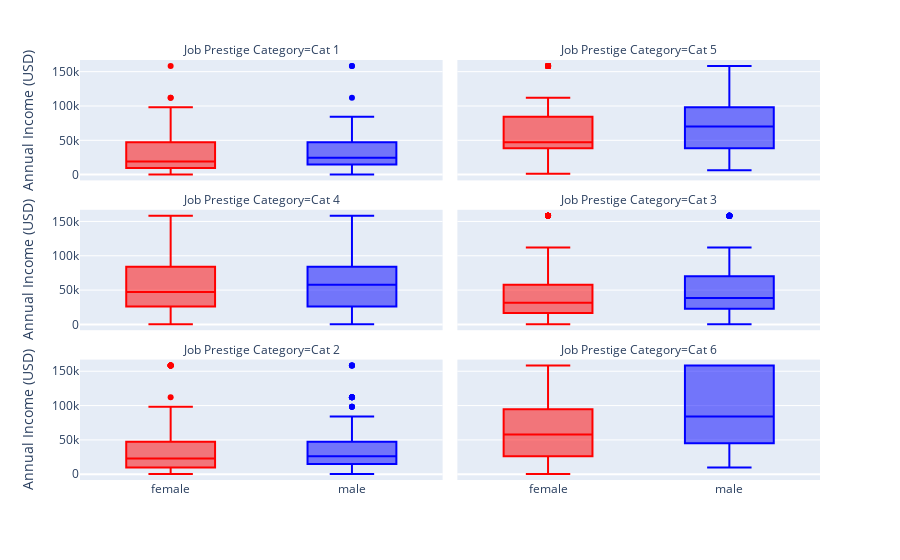

This figure's notebook cell:
### Markdown cell above
## Problem 6
Create a new dataframe that contains only `income`, `sex`, and `job_prestige`. Then create a new feature in this dataframe that breaks `job_prestige` into six categories with equally sized ranges. Finally, drop all rows with any missing values in this dataframe.

Then create a facet grid with three rows and two columns in which each cell contains an interactive box plot comparing the income distributions of men and women for each of these new categories. 

(If you want men to be represented by blue and women by red, you can include `color_discrete_map = {'male':'blue', 'female':'red'}` in your plotting function. Or use different colors if you want!) [15 points]

### Code cell
# Step 1: Create a new dataframe with only the needed columns
df6 = gss_clean[["income", "sex", "job_prestige"]].copy()

# Step 2: Break job_prestige into six equally sized ranges
df6["prestige_category"] = pd.cut(
    df6["job_prestige"],
    bins=6,
    labels=[f"Cat {i}" for i in range(1, 7)]
)

# Step 3: Drop rows with any missing values
df6 = df6.dropna()

# Step 4: Create facet grid of boxplots
fig = px.box(
    df6,
    x="sex",
    y="income",
    color="sex",
    facet_col="prestige_category",
    facet_col_wrap=2,   # 2 columns → 3 rows
    color_discrete_map={"male": "blue", "female": "red"},
    labels={
        "income": "Annual Income (USD)",
        "sex": "",
        "prestige_category": "Job Prestige Category"
    }
)

# Remove legends (since colors are obvious)
fig.update_layout(showlegend=False)

fig.show()

### Figure 1 — Plotly figure (JSON) as saved in the notebook; plotly's stock layout.template omitted (floating-point values rounded to 4 significant figures; data arrays with more than 128 entries replaced by an {"elided": "..."} marker saying what was removed)
{"data": [{"alignmentgroup": "True", "hovertemplate": "=%{x}<br>Job Prestige Category=Cat 1<br>Annual Income (USD)=%{y}<extra></extra>", "legendgroup": "female", "marker": {"color": "red"}, "name": "female", "notched": false, "offsetgroup": "female", "orientation": "v", "showlegend": true, "type": "box", "x": ["female", "female", "female", "female", "female", "female", "female", "female", "female", "female", "female", "female", "female", "female", "female", "female", "female", "female", "female", "female", "female", "female", "female", "female", "female", "female", "female", "female", "female", "female", "female", "female", "female", "female", "female", "female", "female", "female", "female", "female", "female", "female", "female", "female", "female", "female", "female", "female", "female", "female", "female", "female", "female", "female", "female", "female", "female", "female", "female", "female", "female", "female", "female", "female", "female", "female", "female", "female", "female", "female", "female", "female", "female", "female", "female", "female", "female", "female", "female", "female", "female", "female", "female", "female", "female", "female", "female", "female", "female", "female", "female", "female", "female", "female", "female", "female", "female", "female", "female", "female", "female", "female", "female", "female", "female", "female", "female", "female", "female", "female", "female", "female", "female", "female", "female", "female", "female", "female", "female", "female", "female", "female", "female", "female", "female"], "x0": " ", "xaxis": "x5", "y": [22780.0, 31540.0, 3856.0, 26290.0, 98140.0, 22780.0, 7886.0, 3856.0, 47320.0, 47320.0, 26290.0, 22780.0, 4556.0, 57830.0, 31540.0, 47320.0, 26290.0, 3154.0, 31540.0, 84120.0, 38560.0, 22780.0, 19280.0, 84120.0, 47320.0, 31540.0, 2454.0, 350.5, 57830.0, 47320.0, 3856.0, 47320.0, 158200.0, 13140.0, 9639.0, 112200.0, 70100.0, 7886.0, 47320.0, 14900.0, 19280.0, 5258.0, 70100.0, 9639.0, 350.5, 3856.0, 19280.0, 38560.0, 19280.0, 9639.0, 13140.0, 38560.0, 84120.0, 16650.0, 19280.0, 19280.0, 38560.0, 16650.0, 19280.0, 38560.0, 6309.0, 70100.0, 16650.0, 11390.0, 3154.0, 7886.0, 5258.0, 22780.0, 47320.0, 31540.0, 47320.0, 70100.0, 2454.0, 6309.0, 26290.0, 7886.0, 57830.0, 26290.0, 19280.0, 22780.0, 57830.0, 7886.0, 16650.0, 9639.0, 3154.0, 11390.0, 38560.0, 14900.0, 9639.0, 2454.0, 19280.0, 14900.0, 19280.0, 1402.0, 112200.0, 7886.0, 57830.0, 11390.0, 38560.0, 22780.0, 57830.0, 19280.0, 7886.0, 9639.0, 70100.0, 14900.0, 14900.0, 57830.0, 70100.0, 11390.0, 14900.0, 47320.0, 19280.0, 57830.0, 19280.0, 70100.0, 26290.0, 57830.0, 38560.0, 1402.0, 31540.0, 26290.0, 6309.0, 6309.0, 70100.0], "y0": " ", "yaxis": "y5"}, {"alignmentgroup": "True", "hovertemplate": "=%{x}<br>Job Prestige Category=Cat 5<br>Annual Income (USD)=%{y}<extra></extra>", "legendgroup": "female", "marker": {"color": "red"}, "name": "female", "notched": false, "offsetgroup": "female", "orientation": "v", "showlegend": false, "type": "box", "x": {"elided": "197 str values"}, "x0": " ", "xaxis": "x6", "y": {"elided": "197 float values"}, "y0": " ", "yaxis": "y6"}, {"alignmentgroup": "True", "hovertemplate": "=%{x}<br>Job Prestige Category=Cat 4<br>Annual Income (USD)=%{y}<extra></extra>", "legendgroup": "female", "marker": {"color": "red"}, "name": "female", "notched": false, "offsetgroup": "female", "orientation": "v", "showlegend": false, "type": "box", "x": {"elided": "169 str values"}, "x0": " ", "xaxis": "x3", "y": {"elided": "169 float values"}, "y0": " ", "yaxis": "y3"}, {"alignmentgroup": "True", "hovertemplate": "=%{x}<br>Job Prestige Category=Cat 3<br>Annual Income (USD)=%{y}<extra></extra>", "legendgroup": "female", "marker": {"color": "red"}, "name": "female", "notched": false, "offsetgroup": "female", "orientation": "v", "showlegend": false, "type": "box", "x": {"elided": "357 str values"}, "x0": " ", "xaxis": "x4", "y": {"elided": "357 float values"}, "y0": " ", "yaxis": "y4"}, {"alignmentgroup": "True", "hovertemplate": "=%{x}<br>Job Prestige Category=Cat 2<br>Annual Income (USD)=%{y}<extra></extra>", "legendgroup": "female", "marker": {"color": "red"}, "name": "female", "notched": false, "offsetgroup": "female", "orientation": "v", "showlegend": false, "type": "box", "x": {"elided": "234 str values"}, "x0": " ", "xaxis": "x", "y": {"elided": "234 float values"}, "y0": " ", "yaxis": "y"}, {"alignmentgroup": "True", "hovertemplate": "=%{x}<br>Job Prestige Category=Cat 6<br>Annual Income (USD)=%{y}<extra></extra>", "legendgroup": "female", "marker": {"color": "red"}, "name": "female", "notched": false, "offsetgroup": "female", "orientation": "v", "showlegend": false, "type": "box", "x": ["female", "female", "female", "female", "female", "female", "female", "female", "female", "female", "female", "female", "female", "female", "female", "female", "female", "female", "female", "female", "female", "female", "female", "female", "female", "female", "female", "female", "female", "female", "female", "female", "female", "female", "female", "female", "female", "female", "female"], "x0": " ", "xaxis": "x2", "y": [38560.0, 57830.0, 26290.0, 70100.0, 158200.0, 47320.0, 158200.0, 98140.0, 158200.0, 26290.0, 5258.0, 84120.0, 16650.0, 70100.0, 22780.0, 9639.0, 350.5, 22780.0, 84120.0, 70100.0, 158200.0, 158200.0, 22780.0, 84120.0, 47320.0, 7886.0, 31540.0, 112200.0, 158200.0, 70100.0, 57830.0, 158200.0, 84120.0, 57830.0, 47320.0, 26290.0, 112200.0, 57830.0, 57830.0], "y0": " ", "yaxis": "y2"}, {"alignmentgroup": "True", "hovertemplate": "=%{x}<br>Job Prestige Category=Cat 1<br>Annual Income (USD)=%{y}<extra></extra>", "legendgroup": "male", "marker": {"color": "blue"}, "name": "male", "notched": false, "offsetgroup": "male", "orientation": "v", "showlegend": true, "type": "box", "x": ["male", "male", "male", "male", "male", "male", "male", "male", "male", "male", "male", "male", "male", "male", "male", "male", "male", "male", "male", "male", "male", "male", "male", "male", "male", "male", "male", "male", "male", "male", "male", "male", "male", "male", "male", "male", "male", "male", "male", "male", "male", "male", "male", "male", "male", "male", "male", "male", "male", "male", "male", "male", "male", "male", "male", "male", "male", "male", "male", "male", "male", "male", "male", "male", "male", "male", "male", "male", "male", "male", "male", "male", "male", "male", "male", "male", "male", "male", "male", "male", "male", "male", "male", "male"], "x0": " ", "xaxis": "x5", "y": [47320.0, 158200.0, 47320.0, 47320.0, 47320.0, 57830.0, 7886.0, 38560.0, 16650.0, 38560.0, 22780.0, 13140.0, 6309.0, 31540.0, 31540.0, 7886.0, 47320.0, 47320.0, 158200.0, 9639.0, 38560.0, 19280.0, 38560.0, 22780.0, 57830.0, 38560.0, 47320.0, 7886.0, 7886.0, 26290.0, 14900.0, 14900.0, 16650.0, 70100.0, 38560.0, 19280.0, 1402.0, 38560.0, 9639.0, 9639.0, 84120.0, 22780.0, 70100.0, 47320.0, 57830.0, 16650.0, 26290.0, 47320.0, 70100.0, 38560.0, 38560.0, 70100.0, 13140.0, 31540.0, 38560.0, 16650.0, 19280.0, 26290.0, 47320.0, 31540.0, 19280.0, 47320.0, 1402.0, 9639.0, 22780.0, 22780.0, 7886.0, 22780.0, 112200.0, 9639.0, 11390.0, 7886.0, 6309.0, 47320.0, 31540.0, 14900.0, 19280.0, 19280.0, 350.5, 19280.0, 11390.0, 19280.0, 14900.0, 31540.0], "y0": " ", "yaxis": "y5"}, {"alignmentgroup": "True", "hovertemplate": "=%{x}<br>Job Prestige Category=Cat 5<br>Annual Income (USD)=%{y}<extra></extra>", "legendgroup": "male", "marker": {"color": "blue"}, "name": "male", "notched": false, "offsetgroup": "male", "orientation": "v", "showlegend": false, "type": "box", "x": {"elided": "148 str values"}, "x0": " ", "xaxis": "x6", "y": {"elided": "148 float values"}, "y0": " ", "yaxis": "y6"}, {"alignmentgroup": "True", "hovertemplate": "=%{x}<br>Job Prestige Category=Cat 4<br>Annual Income (USD)=%{y}<extra></extra>", "legendgroup": "male", "marker": {"color": "blue"}, "name": "male", "notched": false, "offsetgroup": "male", "orientation": "v", "showlegend": false, "type": "box", "x": {"elided": "162 str values"}, "x0": " ", "xaxis": "x3", "y": {"elided": "162 float values"}, "y0": " ", "yaxis": "y3"}, {"alignmentgroup": "True", "hovertemplate": "=%{x}<br>Job Prestige Category=Cat 3<br>Annual Income (USD)=%{y}<extra></extra>", "legendgroup": "male", "marker": {"color": "blue"}, "name": "male", "notched": false, "offsetgroup": "male", "orientation": "v", "showlegend": false, "type": "box", "x": {"elided": "269 str values"}, "x0": " ", "xaxis": "x4", "y": {"elided": "269 float values"}, "y0": " ", "yaxis": "y4"}, {"alignmentgroup": "True", "hovertemplate": "=%{x}<br>Job Prestige Category=Cat 2<br>Annual Income (USD)=%{y}<extra></extra>", "legendgroup": "male", "marker": {"color": "blue"}, "name": "male", "notched": false, "offsetgroup": "male", "orientation": "v", "showlegend": false, "type": "box", "x": {"elided": "238 str values"}, "x0": " ", "xaxis": "x", "y": {"elided": "238 float values"}, "y0": " ", "yaxis": "y"}, {"alignmentgroup": "True", "hovertemplate": "=%{x}<br>Job Prestige Category=Cat 6<br>Annual Income (USD)=%{y}<extra></extra>", "legendgroup": "male", "marker": {"color": "blue"}, "name": "male", "notched": false, "offsetgroup": "male", "orientation": "v", "showlegend": false, "type": "box", "x": ["male", "male", "male", "male", "male", "male", "male", "male", "male", "male", "male", "male", "male", "male", "male", "male", "male", "male", "male", "male", "male", "male", "male", "male", "male", "male", "male", "male", "male", "male", "male", "male", "male", "male", "male", "male", "male", "male", "male", "male", "male", "male", "male", "male", "male", "male", "male", "male", "male", "male", "male", "male", "male"], "x0": " ", "xaxis": "x2", "y": [112200.0, 84120.0, 31540.0, 70100.0, 158200.0, 158200.0, 158200.0, 84120.0, 158200.0, 38560.0, 158200.0, 57830.0, 158200.0, 57830.0, 158200.0, 158200.0, 38560.0, 19280.0, 57830.0, 57830.0, 70100.0, 22780.0, 31540.0, 84120.0, 84120.0, 84120.0, 158200.0, 26290.0, 158200.0, 158200.0, 57830.0, 112200.0, 19280.0, 84120.0, 47320.0, 38560.0, 9639.0, 158200.0, 84120.0, 98140.0, 57830.0, 38560.0, 47320.0, 31540.0, 84120.0, 98140.0, 158200.0, 31540.0, 158200.0, 47320.0, 57830.0, 70100.0, 112200.0], "y0": " ", "yaxis": "y2"}], "layout": {"annotations": [{"font": {}, "showarrow": false, "text": "Job Prestige Category=Cat 2", "x": 0.245, "xanchor": "center", "xref": "paper", "y": 0.2867, "yanchor": "bottom", "yref": "paper"}, {"font": {}, "showarrow": false, "text": "Job Prestige Category=Cat 6", "x": 0.755, "xanchor": "center", "xref": "paper", "y": 0.2867, "yanchor": "bottom", "yref": "paper"}, {"font": {}, "showarrow": false, "text": "Job Prestige Category=Cat 4", "x": 0.245, "xanchor": "center", "xref": "paper", "y": 0.6433, "yanchor": "bottom", "yref": "paper"}, {"font": {}, "showarrow": false, "text": "Job Prestige Category=Cat 3", "x": 0.755, "xanchor": "center", "xref": "paper", "y": 0.6433, "yanchor": "bottom", "yref": "paper"}, {"font": {}, "showarrow": false, "text": "Job Prestige Category=Cat 1", "x": 0.245, "xanchor": "center", "xref": "paper", "y": 1.0, "yanchor": "bottom", "yref": "paper"}, {"font": {}, "showarrow": false, "text": "Job Prestige Category=Cat 5", "x": 0.755, "xanchor": "center", "xref": "paper", "y": 1.0, "yanchor": "bottom", "yref": "paper"}], "boxmode": "overlay", "legend": {"title": {"text": ""}, "tracegroupgap": 0}, "margin": {"t": 60}, "showlegend": false, "xaxis": {"anchor": "y", "categoryarray": ["female", "male"], "categoryorder": "array", "domain": [0, 0.49], "title": {"text": ""}}, "xaxis2": {"anchor": "y2", "categoryarray": ["female", "male"], "categoryorder": "array", "domain": [0.51, 1], "matches": "x", "title": {"text": ""}}, "xaxis3": {"anchor": "y3", "domain": [0, 0.49], "matches": "x", "showticklabels": false}, "xaxis4": {"anchor": "y4", "domain": [0.51, 1], "matches": "x", "showticklabels": false}, "xaxis5": {"anchor": "y5", "domain": [0, 0.49], "matches": "x", "showticklabels": false}, "xaxis6": {"anchor": "y6", "domain": [0.51, 1], "matches": "x", "showticklabels": false}, "yaxis": {"anchor": "x", "domain": [0, 0.2867], "title": {"text": "Annual Income (USD)"}}, "yaxis2": {"anchor": "x2", "domain": [0, 0.2867], "matches": "y", "showticklabels": false}, "yaxis3": {"anchor": "x3", "domain": [0.3567, 0.6433], "matches": "y", "title": {"text": "Annual Income (USD)"}}, "yaxis4": {"anchor": "x4", "domain": [0.3567, 0.6433], "matches": "y", "showticklabels": false}, "yaxis5": {"anchor": "x5", "domain": [0.7133, 1.0], "matches": "y", "title": {"text": "Annual Income (USD)"}}, "yaxis6": {"anchor": "x6", "domain": [0.7133, 1.0], "matches": "y", "showticklabels": false}}}
